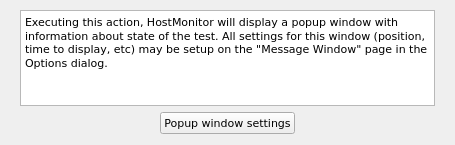
<?xml version="1.0" encoding="UTF-8"?>
<ui version="4.0">
 <class>ShowPopupWindowWidget</class>
 <widget class="QWidget" name="ShowPopupWindowWidget">
  <property name="geometry">
   <rect>
    <x>0</x>
    <y>0</y>
    <width>455</width>
    <height>145</height>
   </rect>
  </property>
  <property name="font">
   <font>
    <family>DejaVu Sans</family>
    <pointsize>8</pointsize>
   </font>
  </property>
  <property name="windowTitle">
   <string>Form</string>
  </property>
  <layout class="QVBoxLayout" name="verticalLayout">
   <property name="leftMargin">
    <number>20</number>
   </property>
   <property name="topMargin">
    <number>10</number>
   </property>
   <property name="rightMargin">
    <number>20</number>
   </property>
   <item>
    <widget class="QPlainTextEdit" name="plainTextPopupDescription">
     <property name="readOnly">
      <bool>false</bool>
     </property>
     <property name="plainText">
      <string>Executing this action, HostMonitor will display a popup window with 
information about state of the test. All settings for this window (position, time to display, etc) may be setup on the &quot;Message Window&quot; page in the 
Options dialog.</string>
     </property>
     <property name="backgroundVisible">
      <bool>false</bool>
     </property>
     <property name="centerOnScroll">
      <bool>false</bool>
     </property>
    </widget>
   </item>
   <item>
    <layout class="QHBoxLayout" name="horizontalLayout">
     <item>
      <spacer name="horizontalSpacer">
       <property name="orientation">
        <enum>Qt::Horizontal</enum>
       </property>
       <property name="sizeHint" stdset="0">
        <size>
         <width>40</width>
         <height>20</height>
        </size>
       </property>
      </spacer>
     </item>
     <item>
      <widget class="QPushButton" name="btnPopupWindowSettings">
       <property name="text">
        <string>Popup window settings</string>
       </property>
      </widget>
     </item>
     <item>
      <spacer name="horizontalSpacer_2">
       <property name="orientation">
        <enum>Qt::Horizontal</enum>
       </property>
       <property name="sizeHint" stdset="0">
        <size>
         <width>40</width>
         <height>20</height>
        </size>
       </property>
      </spacer>
     </item>
    </layout>
   </item>
  </layout>
 </widget>
 <resources/>
 <connections/>
</ui>
